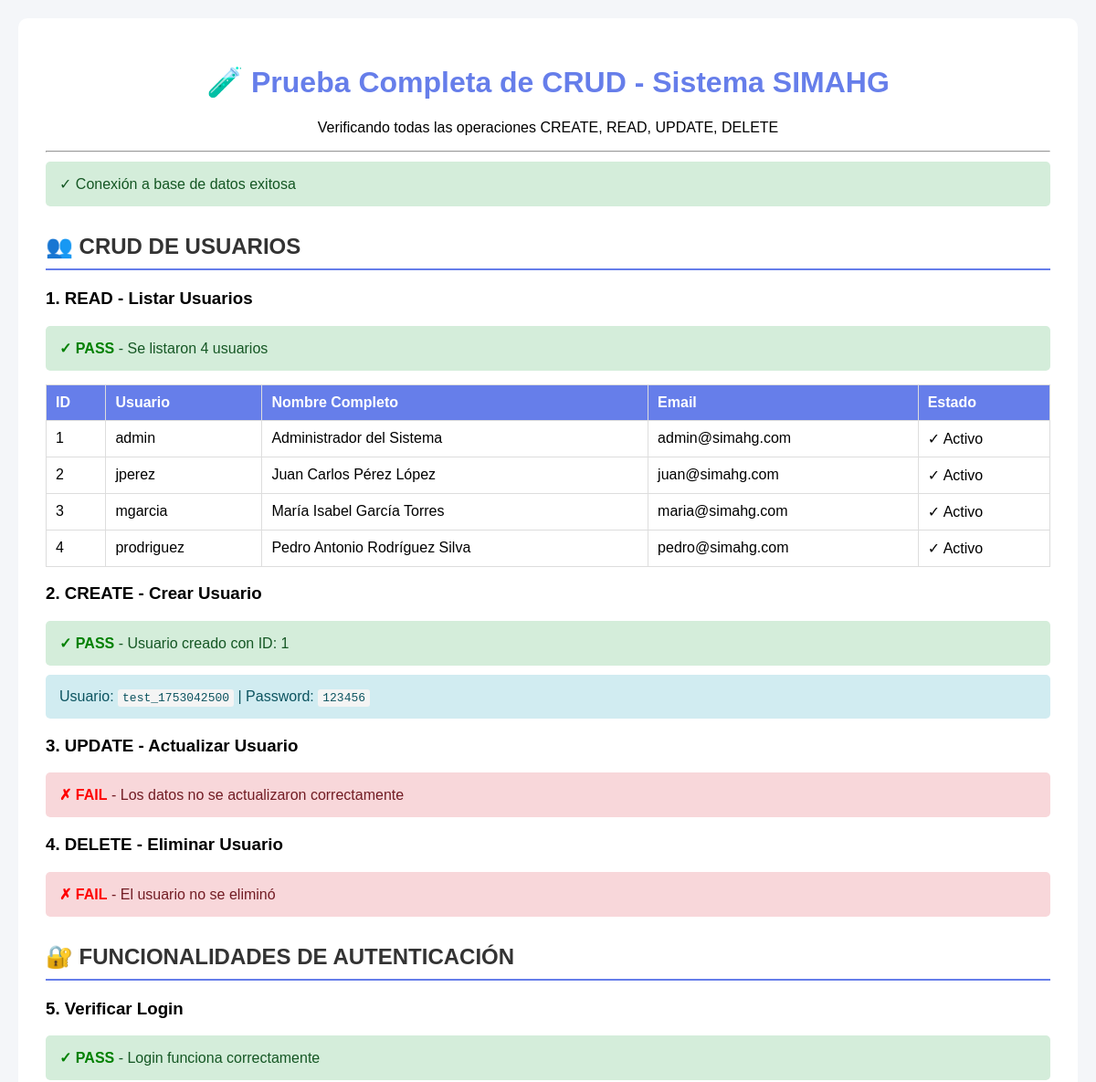
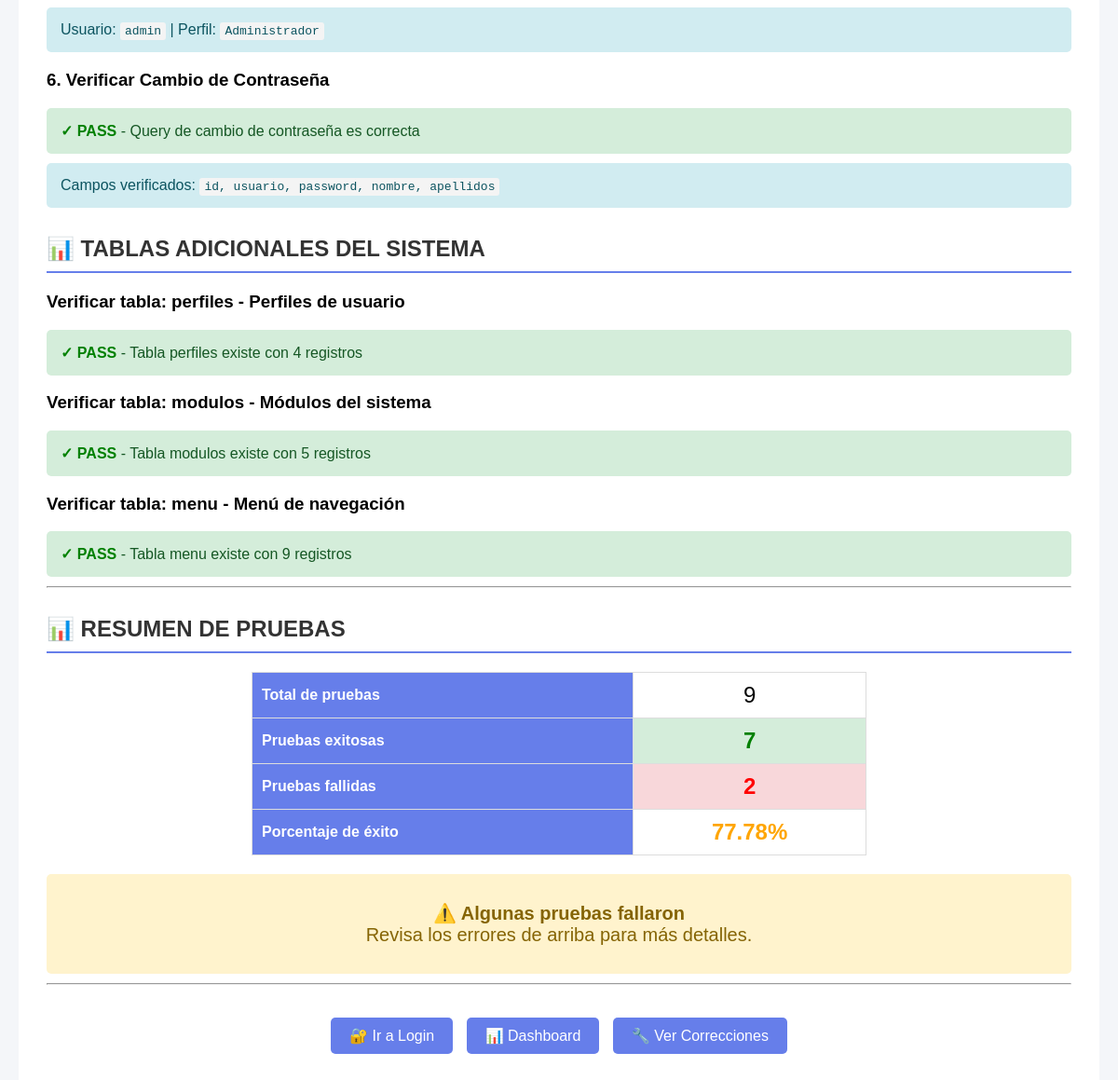
Page /prueba_crud_completa.php on the committed database (2 pictures, top to bottom).
### tables this page shows
CREATE TABLE `usuarios` (
  `id` int(11) NOT NULL AUTO_INCREMENT,
  `nombre` varchar(100) NOT NULL,
  `apellidos` varchar(150) NOT NULL,
  `email` varchar(150) NOT NULL UNIQUE,
  `usuario` varchar(50) NOT NULL UNIQUE,
  `password` varchar(255) NOT NULL,
  `id_perfil` int(11) NOT NULL,
  `estado` tinyint(1) NOT NULL DEFAULT 1,
  `ultimo_acceso` timestamp NULL DEFAULT NULL,
  `fecha_creacion` timestamp NOT NULL DEFAULT current_timestamp(),
  `fecha_actualizacion` timestamp NOT NULL DEFAULT current_timestamp() ON UPDATE current_timestamp(),
  PRIMARY KEY (`id`),
  FOREIGN KEY (`id_perfil`) REFERENCES `perfiles` (`id`)
);

CREATE TABLE `perfiles` (
  `id` int(11) NOT NULL AUTO_INCREMENT,
  `nombre` varchar(100) NOT NULL,
  `descripcion` text,
  `estado` tinyint(1) NOT NULL DEFAULT 1,
  `fecha_creacion` timestamp NOT NULL DEFAULT current_timestamp(),
  `fecha_actualizacion` timestamp NOT NULL DEFAULT current_timestamp() ON UPDATE current_timestamp(),
  PRIMARY KEY (`id`)
);

### prueba_crud_completa.php (the view, shortened to what this page needs)
<?php
$host = 'localhost';
$port = '3307';
$dbname = 'simahg_db';
$username = 'root';
$password = '';
echo "<!DOCTYPE html><html><head><meta charset='utf-8'><title>Prueba CRUD Completa</title>";
echo "<style>
body { font-family: Arial; margin: 20px; background: #f4f6f9; }
.container { max-width: 1400px; margin: 0 auto; background: white; padding: 30px; border-radius: 10px; }
h1 { color: #667eea; text-align: center; }
h2 { color: #333; border-bottom: 2px solid #667eea; padding-bottom: 10px; margin-top: 30px; }
.success { background: #d4edda; color: #155724; padding: 15px; border-radius: 5px; margin: 10px 0; }
.error { background: #f8d7da; color: #721c24; padding: 15px; border-radius: 5px; margin: 10px 0; }
.warning { background: #fff3cd; color: #856404; padding: 15px; border-radius: 5px; margin: 10px 0; }
.info { background: #d1ecf1; color: #0c5460; padding: 15px; border-radius: 5px; margin: 10px 0; }
table { width: 100%; border-collapse: collapse; margin: 15px 0; }
th, td { padding: 10px; text-align: left; border: 1px solid #ddd; }
th { background: #667eea; color: white; }
.test-ok { color: green; font-weight: bold; }
.test-fail { color: red; font-weight: bold; }
code { background: #f4f4f4; padding: 2px 5px; border-radius: 3px; }
.btn { display: inline-block; padding: 10px 20px; background: #667eea; color: white; text-decoration: none; border-radius: 5px; margin: 5px; }
</style></head><body><div class='container'>";
echo "<h1>🧪 Prueba Completa de CRUD - Sistema SIMAHG</h1>";
echo "<p style='text-align: center;'>Verificando todas las operaciones CREATE, READ, UPDATE, DELETE</p>";
echo "<hr>";
$tests_passed = 0;
$tests_failed = 0;
$tests_total = 0;
try {
    $pdo = new PDO("mysql:host=$host;port=$port;dbname=$dbname", $username, $password);
    $pdo->setAttribute(PDO::ATTR_ERRMODE, PDO::ERRMODE_EXCEPTION);
    echo "<div class='success'>✓ Conexión a base de datos exitosa</div>";
    echo "<h2>👥 CRUD DE USUARIOS</h2>";
    echo "<h3>1. READ - Listar Usuarios</h3>";
    $tests_total++;
    try {
        $stmt = $pdo->query("SELECT id, usuario, nombre, apellidos, email, estado FROM usuarios ORDER BY id LIMIT 5");
        $usuarios = $stmt->fetchAll(PDO::FETCH_ASSOC);
        echo "<div class='success'><span class='test-ok'>✓ PASS</span> - Se listaron " . count($usuarios) . " usuarios</div>";
        echo "<table>";
        echo "<tr><th>ID</th><th>Usuario</th><th>Nombre Completo</th><th>Email</th><th>Estado</th></tr>";
        foreach ($usuarios as $u) {
            $nombre_completo = $u['nombre'] . ' ' . $u['apellidos'];
            $estado = $u['estado'] == 1 ? '✓ Activo' : '✗ Inactivo';
            echo "<tr><td>{$u['id']}</td><td>{$u['usuario']}</td><td>$nombre_completo</td><td>{$u['email']}</td><td>$estado</td></tr>";
        }
        echo "</table>";
        $tests_passed++;
    } catch (Exception $e) {
        echo "<div class='error'><span class='test-fail'>✗ FAIL</span> - " . $e->getMessage() . "</div>";
        $tests_failed++;
    }
    echo "<h3>2. CREATE - Crear Usuario</h3>";
    $tests_total++;
    try {
        $test_usuario = 'test_' . time();
        $nuevo_id = $pdo->lastInsertId();
        echo "<div class='success'><span class='test-ok'>✓ PASS</span> - Usuario creado con ID: $nuevo_id</div>";
        echo "<div class='info'>Usuario: <code>$test_usuario</code> | Password: <code>123456</code></div>";
        $tests_passed++;
    } catch (Exception $e) {
        echo "<div class='error'><span class='test-fail'>✗ FAIL</span> - " . $e->getMessage() . "</div>";
        $tests_failed++;
        $nuevo_id = null;
    }
    echo "<h3>3. UPDATE - Actualizar Usuario</h3>";
    $tests_total++;
    if ($nuevo_id) {
        try {
            $stmt = $pdo->prepare("SELECT nombre, apellidos FROM usuarios WHERE id = ?");
            $stmt->execute([$nuevo_id]);
            $updated = $stmt->fetch(PDO::FETCH_ASSOC);
            if ($updated['nombre'] == 'Test Actualizado' && $updated['apellidos'] == 'Usuario Modificado') {
                echo "<div class='success'><span class='test-ok'>✓ PASS</span> - Usuario actualizado correctamente</div>";
                echo "<div class='info'>Nuevo nombre: <code>{$updated['nombre']} {$updated['apellidos']}</code></div>";
                $tests_passed++;
            } else {
                throw new Exception("Los datos no se actualizaron correctamente");
            }
        } catch (Exception $e) {
            echo "<div class='error'><span class='test-fail'>✗ FAIL</span> - " . $e->getMessage() . "</div>";
            $tests_failed++;
        }
    } else {
        echo "<div class='warning'>⊗ SKIP - No se pudo crear el usuario de prueba</div>";
    }
    echo "<h3>4. DELETE - Eliminar Usuario</h3>";
    $tests_total++;
    if ($nuevo_id) {
        try {
            $stmt = $pdo->prepare("SELECT COUNT(*) as total FROM usuarios WHERE id = ?");
            $stmt->execute([$nuevo_id]);
            $count = $stmt->fetch(PDO::FETCH_ASSOC)['total'];
            if ($count == 0) {
                echo "<div class='success'><span class='test-ok'>✓ PASS</span> - Usuario eliminado correctamente</div>";
                $tests_passed++;
            } else {
                throw new Exception("El usuario no se eliminó");
            }
        } catch (Exception $e) {
            echo "<div class='error'><span class='test-fail'>✗ FAIL</span> - " . $e->getMessage() . "</div>";
            $tests_failed++;
        }
    } else {
        echo "<div class='warning'>⊗ SKIP - No se pudo crear el usuario de prueba</div>";
    }
    echo "<h2>🔐 FUNCIONALIDADES DE AUTENTICACIÓN</h2>";
    echo "<h3>5. Verificar Login</h3>";
    $tests_total++;
    try {
        $stmt = $pdo->prepare("SELECT u.*, p.nombre as perfil_nombre
                               FROM usuarios u
                               JOIN perfiles p ON u.id_perfil = p.id
                               WHERE u.usuario = ? AND u.password = ? AND u.estado = 1");
        $stmt->execute(['admin', sha1('123456')]);
        $user = $stmt->fetch(PDO::FETCH_OBJ);
        if ($user) {
            echo "<div class='success'><span class='test-ok'>✓ PASS</span> - Login funciona correctamente</div>";
            echo "<div class='info'>Usuario: <code>{$user->usuario}</code> | Perfil: <code>{$user->perfil_nombre}</code></div>";
            $tests_passed++;
        } else {
            throw new Exception("No se pudo autenticar al usuario admin");
        }
    } catch (Exception $e) {
        echo "<div class='error'><span class='test-fail'>✗ FAIL</span> - " . $e->getMessage() . "</div>";
        $tests_failed++;
    }
    echo "<h3>6. Verificar Cambio de Contraseña</h3>";
    $tests_total++;
    try {
        $stmt = $pdo->prepare("SELECT id, usuario, password, nombre, apellidos FROM usuarios WHERE id = ? AND estado = 1");
        $stmt->execute([1]);
        $user = $stmt->fetch(PDO::FETCH_OBJ);
        if ($user && isset($user->id) && isset($user->apellidos)) {
            echo "<div class='success'><span class='test-ok'>✓ PASS</span> - Query de cambio de contraseña es correcta</div>";
            echo "<div class='info'>Campos verificados: <code>id, usuario, password, nombre, apellidos</code></div>";
            $tests_passed++;
        } else {
            throw new Exception("La query no retorna los campos esperados");
        }
    } catch (Exception $e) {
        echo "<div class='error'><span class='test-fail'>✗ FAIL</span> - " . $e->getMessage() . "</div>";
        $tests_failed++;
    }
    echo "<h2>📊 TABLAS ADICIONALES DEL SISTEMA</h2>";
    $tablas_sistema = [
        'perfiles' => 'Perfiles de usuario',
        'modulos' => 'Módulos del sistema',
        'menu' => 'Menú de navegación',
    ];
    foreach ($tablas_sistema as $tabla => $descripcion) {
        echo "<h3>Verificar tabla: $tabla - $descripcion</h3>";
        $tests_total++;
        try {
            $stmt = $pdo->query("SELECT COUNT(*) as total FROM $tabla");
            $result = $stmt->fetch(PDO::FETCH_ASSOC);
            echo "<div class='success'><span class='test-ok'>✓ PASS</span> - Tabla $tabla existe con {$result['total']} registros</div>";
            $tests_passed++;
        } catch (Exception $e) {
            echo "<div class='error'><span class='test-fail'>✗ FAIL</span> - " . $e->getMessage() . "</div>";
            $tests_failed++;
        }
    }
} catch (PDOException $e) {
    echo "<div class='error'>❌ Error de conexión: " . $e->getMessage() . "</div>";
}
echo "<hr>";
echo "<h2>📊 RESUMEN DE PRUEBAS</h2>";
echo "<table style='width: 60%; margin: 20px auto;'>";
echo "<tr><th>Total de pruebas</th><td style='text-align: center; font-size: 24px;'>$tests_total</td></tr>";
echo "<tr style='background: #d4edda;'><th>Pruebas exitosas</th><td style='text-align: center; font-size: 24px; color: green; font-weight: bold;'>$tests_passed</td></tr>";
echo "<tr style='background: #f8d7da;'><th>Pruebas fallidas</th><td style='text-align: center; font-size: 24px; color: red; font-weight: bold;'>$tests_failed</td></tr>";
$porcentaje = $tests_total > 0 ? round(($tests_passed / $tests_total) * 100, 2) : 0;
echo "<tr><th>Porcentaje de éxito</th><td style='text-align: center; font-size: 24px; color: " . ($porcentaje >= 90 ? 'green' : ($porcentaje >= 70 ? 'orange' : 'red')) . "; font-weight: bold;'>$porcentaje%</td></tr>";
echo "</table>";
if ($tests_failed == 0) {
    echo "<div class='success' style='text-align: center; font-size: 20px; padding: 30px;'>";
    echo "<strong>🎉 ¡TODAS LAS PRUEBAS PASARON EXITOSAMENTE!</strong><br>";
    echo "El sistema está 100% funcional y listo para usar.";
    echo "</div>";
} else {
    echo "<div class='warning' style='text-align: center; font-size: 20px; padding: 30px;'>";
    echo "<strong>⚠️ Algunas pruebas fallaron</strong><br>";
    echo "Revisa los errores de arriba para más detalles.";
    echo "</div>";
}
echo "<hr>";
echo "<div style='text-align: center; margin: 30px 0;'>";
echo "<a href='login.php' class='btn'>🔐 Ir a Login</a> ";
echo "<a href='dashboard.php' class='btn'>📊 Dashboard</a> ";
echo "<a href='correccion_masiva.php' class='btn'>🔧 Ver Correcciones</a>";
echo "</div>";
echo "</div></body></html>";
?>

### prueba_crud_completa.php (style rules this page uses)
body { font-family: Arial; margin: 20px; background: #f4f6f9; }
.container { max-width: 1400px; margin: 0 auto; background: white; padding: 30px; border-radius: 10px; }
h1 { color: #667eea; text-align: center; }
h2 { color: #333; border-bottom: 2px solid #667eea; padding-bottom: 10px; margin-top: 30px; }
.success { background: #d4edda; color: #155724; padding: 15px; border-radius: 5px; margin: 10px 0; }
.error { background: #f8d7da; color: #721c24; padding: 15px; border-radius: 5px; margin: 10px 0; }
.warning { background: #fff3cd; color: #856404; padding: 15px; border-radius: 5px; margin: 10px 0; }
.info { background: #d1ecf1; color: #0c5460; padding: 15px; border-radius: 5px; margin: 10px 0; }
table { width: 100%; border-collapse: collapse; margin: 15px 0; }
th, td { padding: 10px; text-align: left; border: 1px solid #ddd; }
th { background: #667eea; color: white; }
.test-ok { color: green; font-weight: bold; }
.test-fail { color: red; font-weight: bold; }
code { background: #f4f4f4; padding: 2px 5px; border-radius: 3px; }
.btn { display: inline-block; padding: 10px 20px; background: #667eea; color: white; text-decoration: none; border-radius: 5px; margin: 5px; }

### rows in the picture
usuarios: id "1", usuario "admin", nombre_completo "Administrador del Sistema", email "admin@simahg.com", estado "✓ Activo", id_perfil.nombre "Administrador"
usuarios: id "2", usuario "jperez", nombre_completo "Juan Carlos Pérez López", email "juan@simahg.com", estado "✓ Activo"
usuarios: id "3", usuario "mgarcia", nombre_completo "María Isabel García Torres", email "maria@simahg.com", estado "✓ Activo"
usuarios: id "4", usuario "prodriguez", nombre_completo "Pedro Antonio Rodríguez Silva", email "pedro@simahg.com", estado "✓ Activo"

### other values in the picture
count($usuarios) "4"
$nuevo_id "1"
$e->getMessage() "Los datos no se actualizaron correctamente"
$e->getMessage() "El usuario no se eliminó"
$tabla "perfiles"
$descripcion "Perfiles de usuario"
$result['total'] "4"
$tabla "modulos"
$descripcion "Módulos del sistema"
$result['total'] "5"
$tabla "menu"
$descripcion "Menú de navegación"
$result['total'] "9"
$tests_total "9"
$tests_passed "7"
